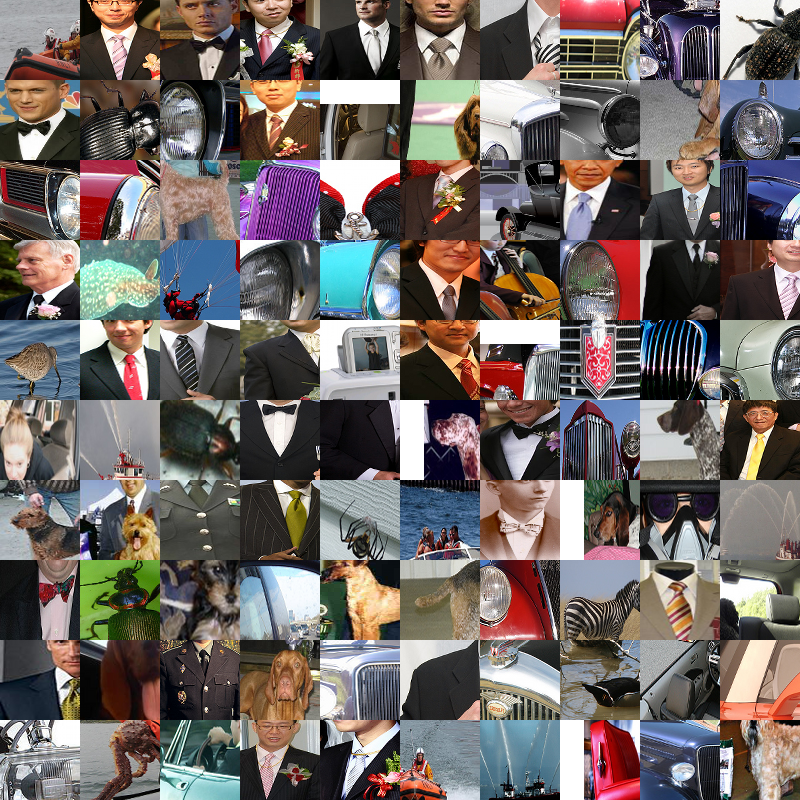
#> input picture inception_dset_eg/channel_1.png, 800 x 800 px; its folder holds 4 pictures in this run
$ python imagecrop.py
#> lines starting #> are read from the running program, lines starting #| are printed output that depends on the picture
from PIL import Image
import os

def crop(path, input, height, width, k, page, area):
#> called with path = 'inception_dset_eg', input = 'inception_dset_eg/channel_1.png', height = 80, width = 80, k = 0, page = 'unit_1', area = (0, 0, 80, 80)
    im = Image.open(input)
#> im is the input picture: PIL image 800x800 RGBA; mean R, G, B, A 108.6, 100, 97.2, 251.2
    imgwidth, imgheight = im.size
#> imgwidth = 800; imgheight = 800
    for i in range(0,imgheight,height):
        for j in range(0,imgwidth,width):
            box = (j, i, j+width, i+height)
#> box = (0, 0, 80, 80)
            a = im.crop(box)
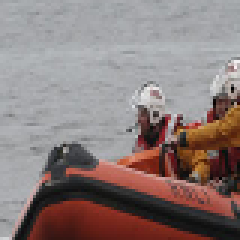
#> a: PIL image 80x80 RGBA (shown 3 times larger); mean R, G, B, A 139, 124.3, 122.8, 255
            o = a.crop(area)
            o.save(os.path.join(path, "%s_IMG_%s.png" % (page, k)))
            k +=1

path = 'inception_dset_eg'

#width and height of imagenet dataset examples from openai microscope
height = 80
width = 80

#width and height of feature visualizations from openai microscope

k = 0
area = (0, 0, width, height)

for i in range(1, 50):
    page = "unit_%s" % i

    imgpath = "inception_dset_eg/channel_%s.png" % i
#> (the run stopped early here; a loop or call above may not have finished)
